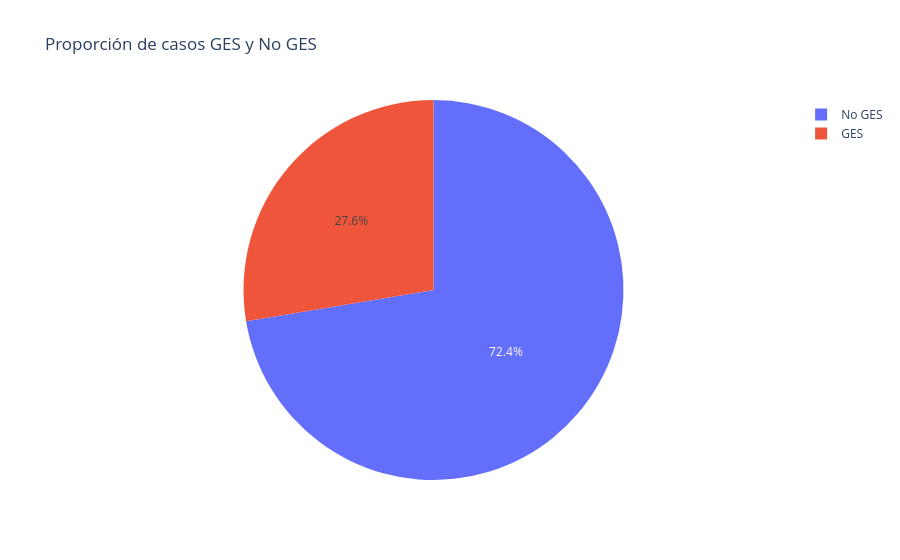

The code cell stored with this chart in its notebook:
### Markdown cell above
## Proporción de casos GES y No GES

### Code cell
df_clasificacion = df["ges"].map({True: "GES", False: "No GES"}).value_counts().reset_index()
df_clasificacion.columns = ["clasificacion", "cantidad"]

fig = px.pie(
    df_clasificacion,
    names="clasificacion",
    values="cantidad",
    title="Proporción de casos GES y No GES"
)
fig.show()

### Figure 1 — Plotly figure (JSON) as saved in the notebook; plotly's stock layout.template omitted (floating-point values rounded to 4 significant figures)
{"data": [{"domain": {"x": [0.0, 1.0], "y": [0.0, 1.0]}, "hovertemplate": "clasificacion=%{label}<br>cantidad=%{value}<extra></extra>", "labels": ["No GES", "GES"], "legendgroup": "", "name": "", "showlegend": true, "type": "pie", "values": [681, 260]}], "layout": {"legend": {"tracegroupgap": 0}, "title": {"text": "Proporción de casos GES y No GES"}}}
